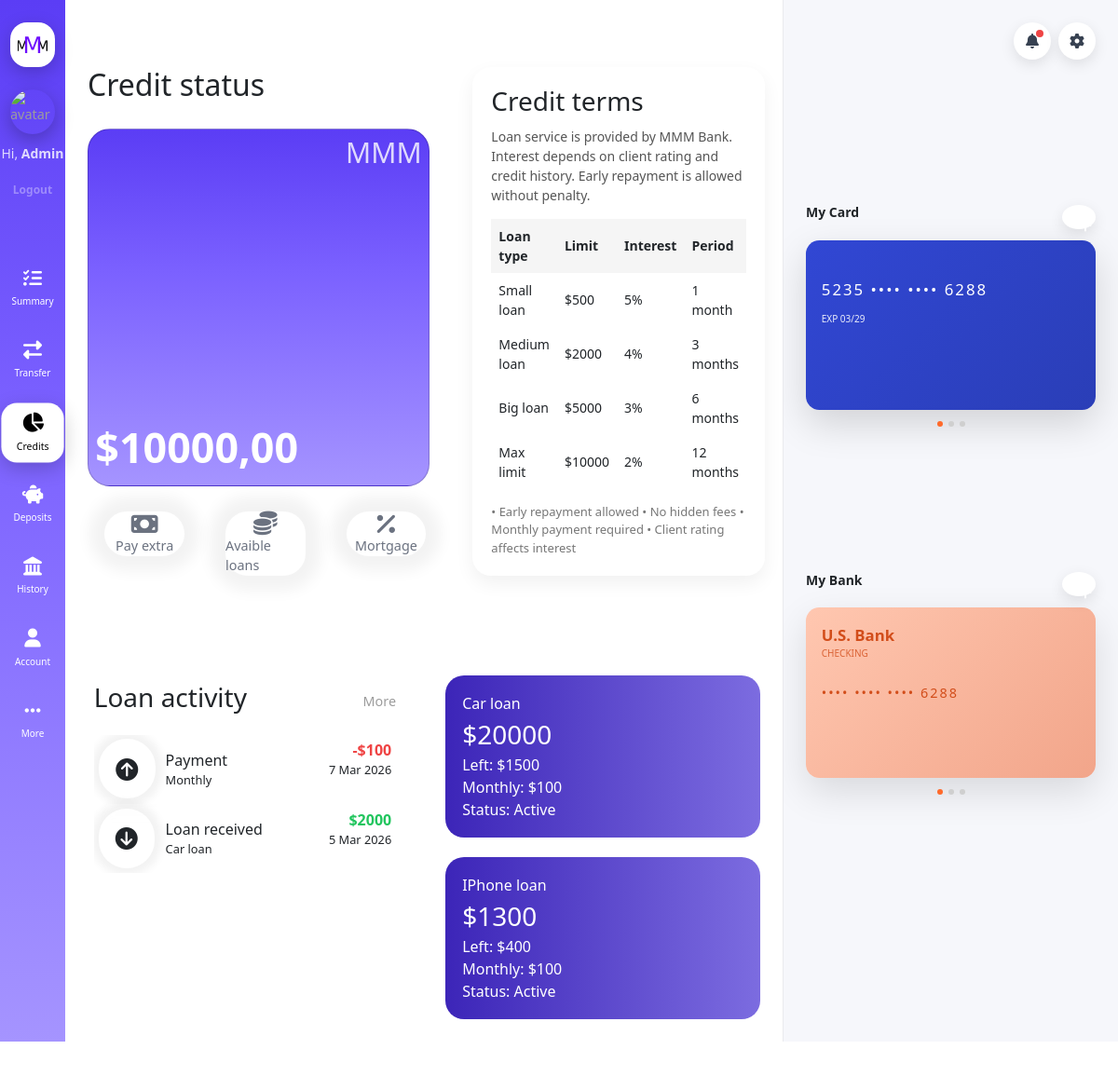
The app's page /credits/ (signed in), older data.
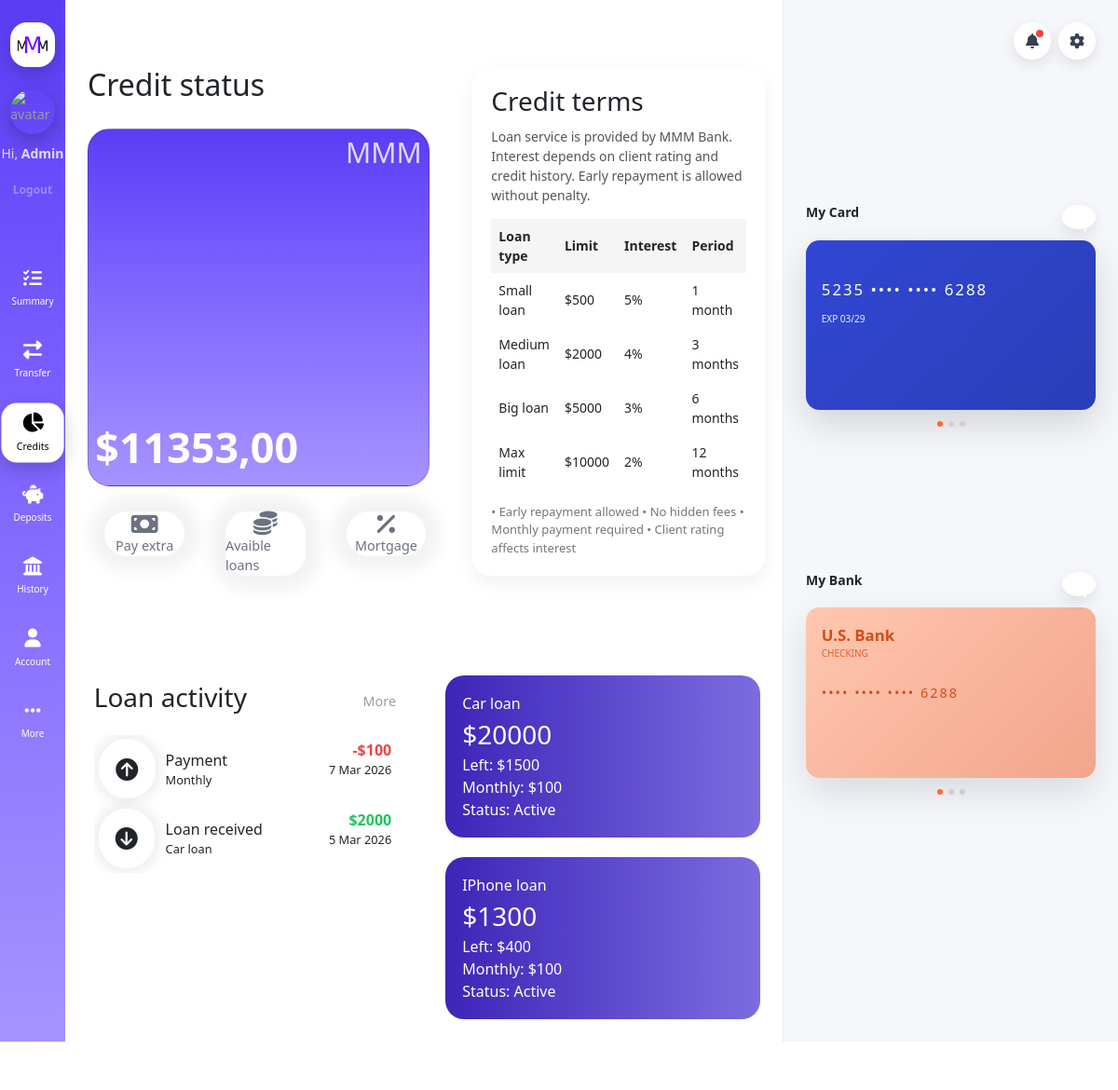
The same page, newer data.
### main/models.py (models this page shows, shortened)
class Account(models.Model):
    user = models.OneToOneField(User, on_delete=models.CASCADE)
    balance = models.DecimalField(max_digits=12, decimal_places=2, default=0)
    saving_goal = models.DecimalField(max_digits=12, decimal_places=0, default=0)

### credits/views.py (the view)
# urls.py: path('', views.index, name='credits'),
@login_required
def index(request):
    account = request.user.account
    balance = account.balance
    has_active_loan = Credit.objects.filter(
        user=request.user,
        is_active=True
    ).exists()
    return render(request, 'credits/index.html', {
        'has_active_loan': has_active_loan,
        'balance': balance,
    })

### main/templatetags/sidebar_links.py (called while the page is built)
@register.simple_tag
def get_links():
    return [{
        'name': 'Summary',
        'href': '/',
        'icon': 'fa-regular fa-list-check',
    },{
        'name': 'Transfer',
        'href': '/contacts/',
        'icon': 'fa-regular fa-right-left',
    }, {
        'name': 'Credits',
        'href': '/credits/',
        'icon': 'fa-solid fa-chart-pie',
    }, {
        'name': 'Deposits',
        'href': '/deposits/',
        'icon': 'fa-solid fa-piggy-bank',
    },{
        'name': 'History',
        'href': '/history',
        'icon': 'fa-regular fa-landmark',
    },{
        'name': 'Account',
        'href': '/profile',
        'icon': 'fa-solid fa-user',
    },{
        'name': 'More',
        'href': '/more/',
        'icon': 'fa-ellipsis',
    }]

### credits/templates/credits/index.html (shortened to what the changed rows need)
{% extends 'main/layout/layout.html' %}
{% block content %}
<div class="row">
    <div class="col">
        <h2 style="margin: 0;">Credit status</h2>
        <div class="card balance-card">
            <div class="card-top">
                <h1 style="font-size: 30px;">MMM</h1>
            </div>
            <div class="card-bottom">
                <div class="card-balance">${{ balance }}</div>
            </div>
        </div>
    </div>
    <div class="col">
        <div style="
            background:white;
            padding:20px;
            border-radius:20px;
            box-shadow:0 8px 20px rgba(0,0,0,0.06);
            flex: 0 0 auto;
        ">
            <table style="width:100%; border-collapse:collapse; font-size:14px;">
                <tr style="background:#f5f5f5;">
                    <th style="padding:8px; text-align:left;">Loan type</th>
                    <th style="padding:8px;">Limit</th>
                    <th style="padding:8px;">Interest</th>
                    <th style="padding:8px;">Period</th>
                </tr>
            </table>
        </div>
    </div>
</div>
{% endblock %}

Row changes from the older to the newer data that the page shows:
changed Account: balance "10000,00" → "11353,00"
